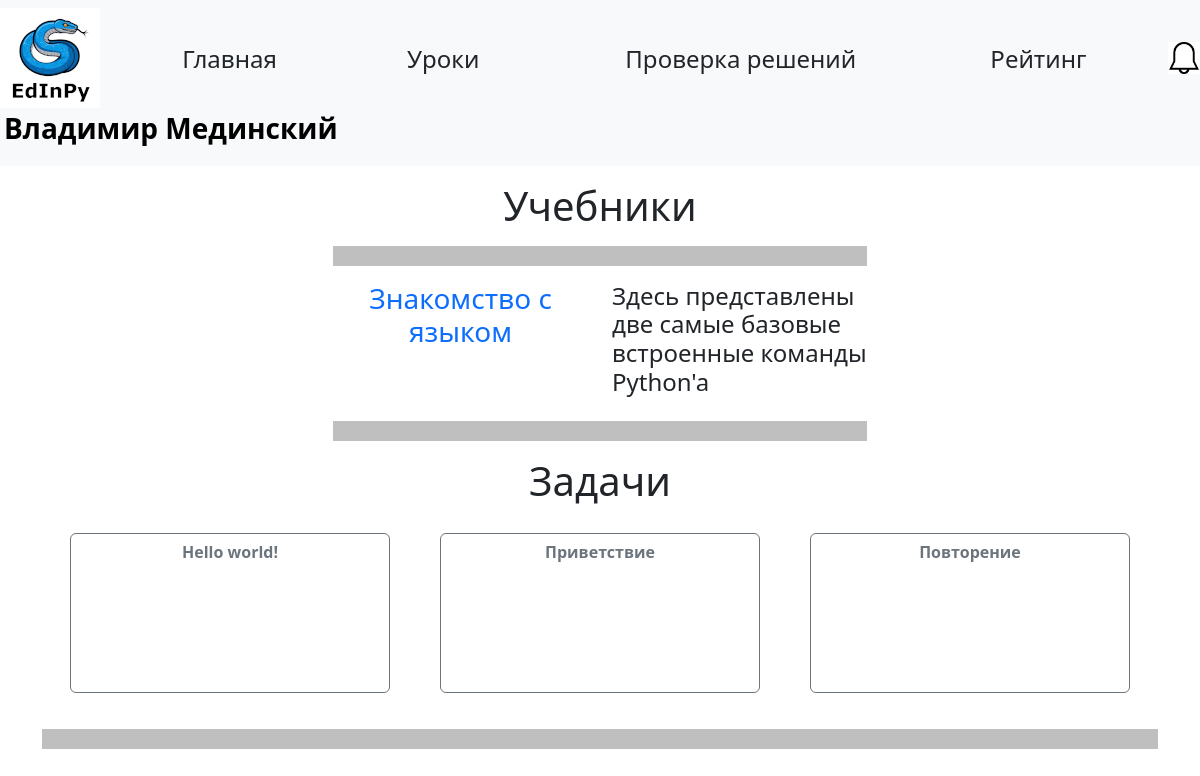
/lessons/1/tasks (signed in), run on the app's committed database.
### data/teachers.py (models this page shows, shortened)
class Teacher(SqlAlchemyBase, UserMixin, SerializerMixin):
    __tablename__ = 'teachers'
    id = sqlalchemy.Column(sqlalchemy.Integer, primary_key=True, autoincrement=True)
    name = sqlalchemy.Column(sqlalchemy.String, nullable=True)
    surname = sqlalchemy.Column(sqlalchemy.String, nullable=True)
    age = sqlalchemy.Column(sqlalchemy.Integer, nullable=True)
    email = sqlalchemy.Column(sqlalchemy.String, index=True, unique=True, nullable=False)
    students = sqlalchemy.Column(sqlalchemy.String, index=True, unique=True, nullable=False)
    hashed_password = sqlalchemy.Column(sqlalchemy.String, nullable=False)
    image_name = sqlalchemy.Column(sqlalchemy.Text, nullable=True, unique=True)
    student = orm.relationship("Student")
    def has_notifications(self):
        with create_session() as db_sess:
            result = db_sess.query(TeacherNotification).filter(TeacherNotification.teacher_id == current_user.id,
                                                               TeacherNotification.is_read == False).first()
            return result is not None
    def get_type(self):
        return USER_TEACHER

### data/lesson_books.py (models this page shows)
class LessonBook(SqlAlchemyBase, SerializerMixin):
    __tablename__ = 'lesson_books'
    id = sqlalchemy.Column(sqlalchemy.Integer, primary_key=True, autoincrement=True)
    title = sqlalchemy.Column(sqlalchemy.String)
    description = sqlalchemy.Column(sqlalchemy.String)
    lesson_id = sqlalchemy.Column(sqlalchemy.Integer, sqlalchemy.ForeignKey("lessons.id"), nullable=False)
    paragraphs = orm.relationship('LessonBookParagraph', backref='lesson_books', passive_deletes=True)

### data/tasks.py (models this page shows)
class Task(SqlAlchemyBase, SerializerMixin):
    __tablename__ = 'tasks'
    id = sqlalchemy.Column(sqlalchemy.Integer, primary_key=True, autoincrement=True)
    title = sqlalchemy.Column(sqlalchemy.String)
    condition = sqlalchemy.Column(sqlalchemy.String)
    examples = sqlalchemy.Column(sqlalchemy.String, nullable=True)
    less_id = sqlalchemy.Column(sqlalchemy.Integer, sqlalchemy.ForeignKey('lessons.id'))
    lesson = orm.relationship("Lesson", back_populates='task')
    solution = orm.relationship('Solution', back_populates='task')

### main.py (the view)
@app.route("/lessons/<int:lesson_id>/tasks")
def show_lesson(lesson_id):
    with db_session.create_session() as db_sess:
        lesson = db_sess.query(Lesson).filter(Lesson.id == lesson_id).first()  # получение урока
        tasks = db_sess.query(Task).filter(Task.less_id == lesson_id).all()  # получение задач
        is_admin = current_user.__class__ == Admin
        return render_template(f'lesson.html', lesson=lesson, tasks=tasks,
                               is_admin=is_admin)  # отображение урока и его задач

### data/db_session.py (called while the page is built)
def create_session() -> Session:
    global __factory
    return __factory()

### main.py (called while the page is built)
@login_manager.user_loader
def load_user(id):
    s = id.split("|")
    if len(s) != 2:
        return None
    id, cl = s
    if cl not in USER_CLASSES:
        return None
    with db_session.create_session() as db_sess:
        return Session.get(entity=USER_CLASSES[cl], ident=id, self=db_sess)  # создание сессии

### templates/lesson.html (shortened to what this page needs)
{% extends "base.html" %} {% block content %}
<form action="">
    {% if lesson.books %}
    <h1>Учебники</h1>
    <div class="container w-50">
        <hr>
        {% for book in lesson.books %}
        <div class="row">
            <div class="col text-center">
                <a href="/books/{{ book.id }}" style="text-decoration: none"><h3>{{ book.title }}</h3></a>
            </div>
            <div class="col text-left">
                <h4>{{ book.description }}</h4>
            </div>
        </div>
        <hr>
        {% endfor %}
    </div>
    {% endif %}
    <h1>Задачи</h1>
    <div class="tasks">
        {% for task in tasks %}
        <div class="task">
            <a href="/lessons/{{ lesson.id }}/tasks/{{ task.id }}" type="button" class="btn btn-outline-secondary task">{{
                task.title }}</a>
        </div>
        {% endfor %}
    </div>
    <hr>
</form>
{% endblock %}

### templates/base.html (shortened to what this page needs)
<!doctype html>
<html lang="en">
<head>
    <link href="https://cdn.jsdelivr.net/npm/bootstrap@5.3.3/dist/css/bootstrap.min.css" rel="stylesheet"
>
    <link rel="stylesheet" href="../static/css/style.css">
</head>
<body>
<header>
    <nav class="navbar navbar-light bg-light d-flex bd-highlight mb-3">
        <a href="/"><img src="{{url_for('static', filename='edinpy.png')}}"/></a>
        <a href="/" type="button" class="btn main_page">Главная</a>
        <a href="/lessons" type="button" class="btn lessons">Уроки</a>
        {% if current_user.is_authenticated and current_user.get_type() == "teacher" %}
        <a href="/check_solutions" type="button" class="btn solutions">Проверка решений</a>
        {% endif %}
        <a href="/rating" type="button" class="btn rating">Рейтинг</a>
        {% if current_user.is_authenticated %}
        {% if current_user.get_type() in ["student", "teacher"] %}
        {% if current_user.has_notifications() %}
        <a href="/notifications"><img src="{{ url_for('static', filename='bell_black.png') }}" width=32px
                                      height=32px></a>
        {% else %}
        <a href="/notifications"><img src="{{ url_for('static', filename='bell_white.png') }}" width=32px
                                      height=32px></a>
        {% endif %}
        {% endif %}
        <a class="navbar-brand p-1 bd-highlight" href="/profile"><h3><b>{{ current_user.name }} {{ current_user.surname
            }}</b></h3></a>
        {% endif %}
    </nav>
</header>
<main role="main" class="container">
    {% block content %}{% endblock %}
</main>
</body>
</html>

### static/css/style.css (style rules this page uses)
h1 { text-align: center; }
hr { border: none; background-color: black; color: red; height: 20px; }

### templates/base.html (style rules this page uses)
nav a.main_page { width: 7em; height: 2em; font-size: 150%; }
nav a.lessons { width: 7em; height: 2em; font-size: 150%; }
nav a.solutions { width: 14em; height: 2em; font-size: 150%; }
nav a.rating { width: 7em; height: 2em; font-size: 150%; }

### templates/lesson.html (style rules this page uses)
h1 { text-align: center; }
div.tasks { display: flex; justify-content: center; flex-direction: row; flex-wrap: wrap; }
div.task { display: flex; align-items: start; justify-content: center; flex-direction: column; margin: 20px 25px; }
a.task { width: 20em; height: 10em; font-weight: bold; }

### data on the page
Teacher: name "Владимир", surname "Мединский"
LessonBook: title "Знакомство с языком", description "Здесь представлены две самые базовые встроенные команды Python'a"
Task: title "Hello world!"
Task: title "Приветствие"
Task: title "Повторение"
